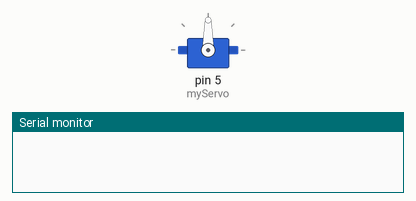
This sketch was run on a simulated Arduino Uno, built with avr-gcc and run on an emulated ATmega328P. Shown: servo, the last lines printed to the serial monitor.

Above: at 0.05 s.
At 9.95 s:
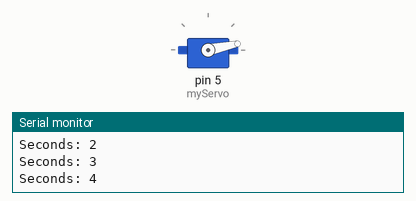
At 19.85 s:
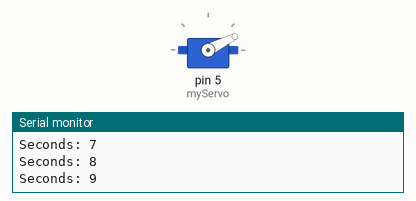
Timing chart, 0 to 25.9 s (numbered marks = the images above):
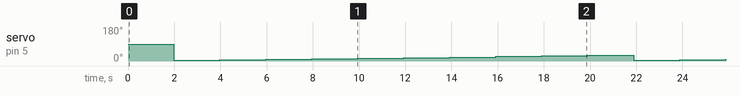

Measured:
- by itself, servo on pin 5 (myServo): ramps from 3° to 30° and jumps back, once every 19.9 s

The sketch:

AnalogTimer.ino
```cpp
// (C) Jitish Rajankumar Padhya, Raghav Tengse, Utkarsh Singh, group: 23 (2024)
// Work package 4
// Exercise 2:
// Submission code: 2351823

#include <Servo.h>

Servo myServo;  // servo object to control motor
int ServoOverFlow = 0;  //counts the timer2 overflow for the servo
int seconds = 0;  // time counter

//interrupt function for timer2
ISR(TIMER2_OVF_vect){
//increments the servo overflow by 1,everytime an overflow occurs
  ServoOverFlow++;
}

void setup(){
  myServo.attach(5);  //this attaches the servo to pin 5
  Serial.begin(9600); //define baud rate

  // TCCR2B is an inbuilt servo variable that tracks
  // the timer inside the servo component
  //each CLOCKSELECT is toggled to reduce the cycles
  TCCR2B |= (1 << CS22) | (1 << CS21) | (1 << CS20);
  // toggle the interrupts specifically for overflow events
  TIMSK2 |= (1 << TOIE2);
  //initializes the interupt
  sei();
}

void loop(){
  //if the overflow is 61(essentially 1 second
  //it resets the servo and counts 1 second
  if (ServoOverFlow >= 61) {
    ServoOverFlow = 0; // overflow reset
    seconds++;//increments to 1 second

    //it moves the rotar by 1 degree every second
    //it has a max limit of 180 and is in sync with
	// the 0-60 second limit of the timer
    myServo.write(map(seconds % 60, 0, 60, 0, 180));

    //prints seconds
    Serial.print("Seconds: ");
    Serial.println(seconds);

    //resets timer if 1 minute has passed
    if(seconds == 10){
      seconds = 0;
    }
  }
}
```
